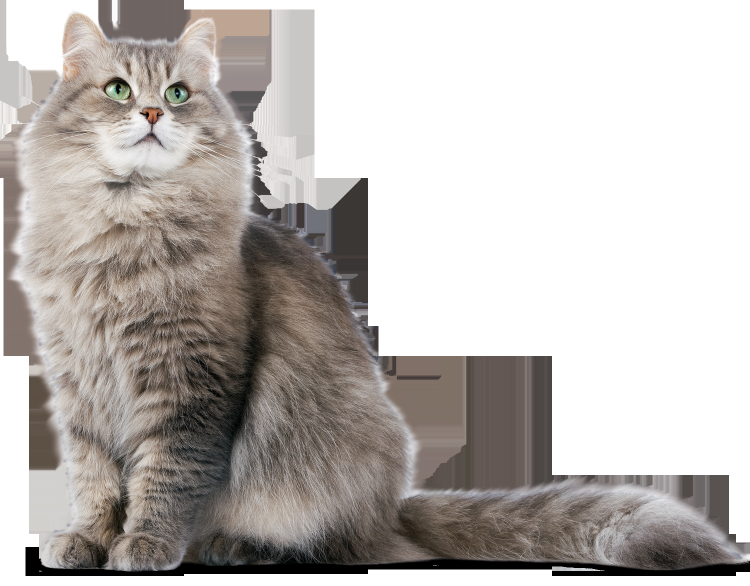
#> input picture foreground.png, 1500 x 1172 px (shown at 1/2 size)
$ python '彩色直方圖均質化.py'   (older library calls are emulated)
#> lines starting #> are read from the running program, lines starting #| are printed output that depends on the picture
### cv2ip.py
import enum
from turtle import shape
from cv2 import WINDOW_AUTOSIZE, Scharr, accumulate, imshow
from matplotlib.image import imsave
import matplotlib.pyplot as plt
from scipy.fft import dst
from skimage import exposure
from skimage.exposure import match_histograms
import cv2
import numpy as np
from enum import Enum, IntEnum


class BaseIP:
    ###kl
    # 影像讀取、儲存與顯示函數
    ###
    @staticmethod
    def imread(filename):
#> called with filename = 'foreground.png'
        return cv2.imread(filename, cv2.IMREAD_UNCHANGED)
#> returned value is the input picture: shape (1172, 1500, 4); mean B, G, R, A 180, 183.2, 188.1, 98.4
        #cv2.IMREAD_UNCHANGED 讀入格式不變，包含透明度channel (Alpha channel)
        #cv2.IMREAD_GRAYSCALE 以灰階讀入
        # cv2.IMREAD_COLOR 以BGR格式讀入，此為預設值，忽略透明度channel
        # 影像讀取

    @staticmethod
    def imwrite(filename,img):
        cv2.imwrite(filename,img)
        # 影像儲存

    @staticmethod
    def namedwindow(winname,flags=cv2.WINDOW_AUTOSIZE):
        cv2.namedWindow(winname,flags)
        #顯示函數
    #窗口大小不可變 cv2.namedWindow("img",cv2.WINDOW_AUTOSIZE)
    #窗口大小自適應比例 cv2.namedWindow("img",cv2.WINDOW_FREERATIO)
    #窗口大小保持比例 cv2.namedWindow("img",cv2.WINDOW_KEEPRATIO)

    @staticmethod
    def imshow(winname,img):
        cv2.imshow(winname,img)
    #當np.array為無符號8位元時可直接顯示出
    #當np.array為float格式時，須將數值正規化為0~1後才能顯示
    #delay<=0時，程式靜止
    #當delay>0時，函式會等待參數時間(ms)後，返回按鍵的ASCII碼，如果這段時間沒有按鍵按下，會返回-1

class AlphaBlend(BaseIP):
    # [13 lines left out: functions SplitAlpha, DoBlending, not called in this run]

class Ctype(enum.IntEnum): #channel type
    USE_RGB = 1
    USE_HSV = 2
    USE_YUV = 3

class HistIP(AlphaBlend, BaseIP):

    def _ImBGRA2BGR(self, SrcImg):
        return cv2.cvtColor(SrcImg, cv2.COLOR_BGRA2BGR)


    def _ImBGR2GRAY(seif, SrcImg):
        return cv2.cvtColor(SrcImg, cv2.COLOR_BGR2GRAY)


    @staticmethod
    def CalcGrayHist(SrcGray): #灰度影像直方圖計算
        return cv2.calcHist([SrcGray], [0], None, [256], [0.0, 255.0])


    # [11 lines left out: function ShowGrayHist, not called in this run]


    @staticmethod
    def MonoEqualize(SrcGray):
        return cv2.equalizeHist(SrcGray)

    def _ImBGR2HSV(self, SrcImg):
        return cv2.cvtColor(SrcImg, cv2.COLOR_BGR2HSV)

    def _ImBGR2YUV(self, SrcImg):
        return cv2.cvtColor(SrcImg, cv2.COLOR_BGR2YUV)

    def _ImHSV2BGR(self, SrcImg):
        return cv2.cvtColor(SrcImg, cv2.COLOR_HSV2BGR)

    def _ImYUV2BGR(self, SrcImg):
        return cv2.cvtColor(SrcImg, cv2.COLOR_YUV2BGR)


    # [18 lines left out: functions CalcColorHist, _calculateLUT, not called in this run]

    def calculatePDF(SrcGray):
        return 0


    # [132 lines left out: functions ShowColorHist, _CalculateCDF, ColorEqualize, HistMatching, not called in this run]


class SMType(enum.IntEnum): #SmoothType.
    BLUR = 1
    BOX = 2
    GAUSSIAN = 3
    MEDIAN = 4
    BILATERAL = 5

    #Weight = 1.0/(MASK_WH*MASK_WH)
    #kernel = np.full((MASK_WH, MASK_WH), fWeight, np.float)

class EdgeType(enum.IntEnum): #邊緣偵測
    SOBEL = 1
    CANNY = 2
    SCHARR = 3
    LAPLACE = 4
    COLOR_SOBEL = 5

class CV2_SHARPENING_TYPE(enum.IntEnum):
     LAPLACE_TYPE1 = 1
     LAPLACE_TYPE2 = 2
     SECOND_ORDER_LOG = 3
     UNSHARP_MASK = 4


class ConvIP(HistIP):
    #平均濾波 Averaging：使用 opencv 的 cv2.blur 或 cv2.boxFilter
    #高斯濾波 Gaussian Filtering：使用 opencv 的 cv2.GaussianBlur
    #中值濾波 Median Filtering：使用 opencv 的 cv2.medianBlur
    #雙邊濾波 Bilateral Filtering：使用 opencv 的 cv2.bilateralFilter

    # [35 lines left out: functions Smooth, _Sobel, _colorSobel, _Laplace, not called in this run]

    def _Canny(self, SrcImg):
        grayImg = self._ImBGR2GRAY(SrcImg)
        return cv2.Canny(grayImg, 50, 150)

    # [30 lines left out: functions _Scharr, Detect, not called in this run]

    def Conv2D(self, SrcImg, kernal):
        return cv2.filter2D(SrcImg, -1 ,kernal) #ddepth 深度

    # [89 lines left out: functions _SharpLaplaceType1, ImSharpening, not called in this run]


### 彩色直方圖均質化.py

import numpy as np
import cv2
import matplotlib.pyplot as plt
from cv2ip import AlphaBlend, HistIP

ip = AlphaBlend
op = HistIP
img = ip.imread('foreground.png')
plt.figure(1)
plt.subplot(2, 1, 1)
plt.imshow(img)
plt.subplot(2, 1, 2)

color = ('b','g','r')
for i, col in enumerate(color):
  histr = cv2.calcHist([img],[i],None,[256],[0, 256])
  plt.plot(histr, color = col)
  plt.xlim([0, 256])
plt.show()
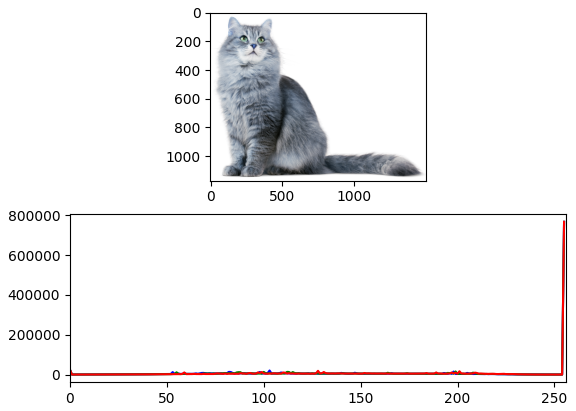
#> figure drawn by matplotlib, 2 panels; B, G, R data is drawn as R, G, B; panel 2: curve peaks at x = 255, y = 766892; panel 2: curve peaks at x = 255, y = 766753; panel 2: curve peaks at x = 255, y = 766899
